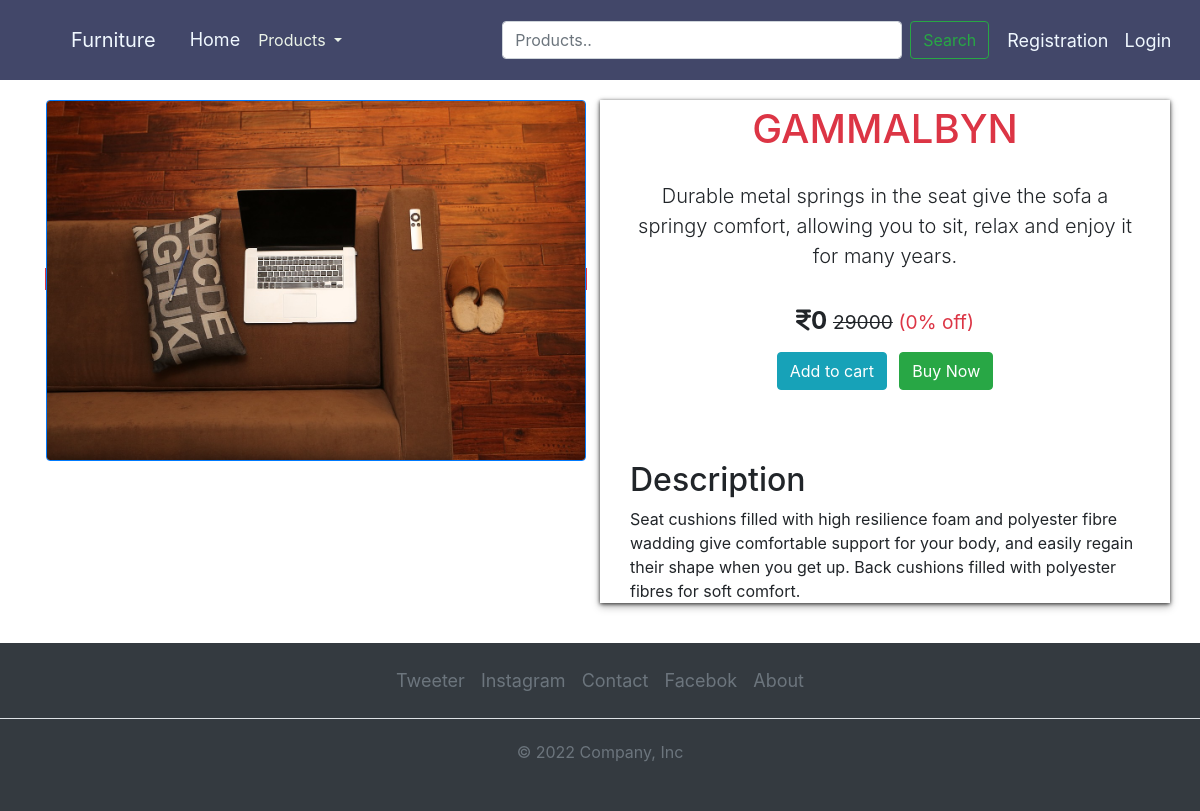
Before: /product_details/22/ with the older database file.
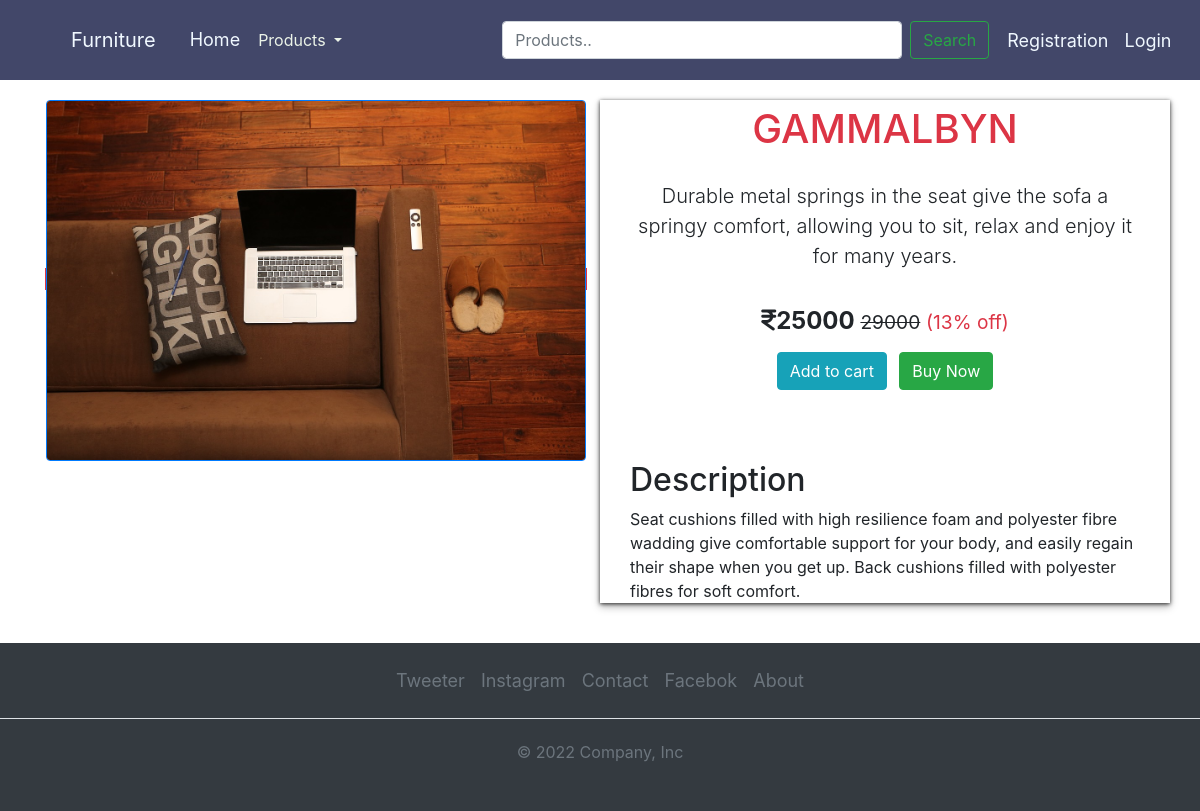
After: the same page with the newer database file.
### core/models.py (models this page shows, shortened)
class Products(models.Model):
    CATAGORY_CHOICES = [
        ('SOFA','Sofa'),
        ('BED','Bed'),
        ('CHAIR','Chair'),
    ]
    name = models.CharField(max_length=100)
    category = models.CharField(max_length=20,choices=CATAGORY_CHOICES)
    small_description = models.TextField()
    description = models.TextField()
    selling_price = models.IntegerField()
    discounted_price = models.IntegerField(default=0)
    percentage = models.IntegerField(default=0)
    price_and_quantity_total = models.IntegerField(default=0)
    product_image = models.ImageField(upload_to = 'product_images',default='none')   # As we are using image field we have to intall 'pillow'. And we have to Define MEDIA_URL in settings.py file so that all folder should save in media directory

### core/views.py (the view)
# urls.py: path('product_details/<int:id>/',views.ProductDetail.as_view(),name='productdetails'),
class ProductDetail(View):
    def get(self,request,id):
        pd = Products.objects.get(pk=id)
        if pd.discounted_price !=0:
            percentage = int(((pd.selling_price-pd.discounted_price)/pd.selling_price)*100)
        else:
            percentage = 0
        return render(request,'core/product_details.html',{'pd':pd,'percentage':percentage})

### core/templates/core/product_details.html (shortened to what this page needs)
{% extends "core/base.html" %}
{% block home %}
<div class="container productdetails">
    <div class="row">
        <div class="col-sm-6">
                <span class="border border-danger">
                    <img src="{{pd.product_image.url}}" class="img-fluid rounded border border-primary" alt="Responsive image" >
                </span>
        </div>
        <div class="col-sm-6 description_container">
            <div class="container">
                <h1 class="jumbotron-heading text-center text-danger">{{pd.name}}</h1>
                <p class="lead text-center">{{pd.small_description}}</p>
                    <div class="text-center">
                        <h4 class="font-weight-bold"><i class="fa-solid fa-indian-rupee-sign"></i>{{pd.discounted_price}} <small class="fw-light rupee"><s>{{pd.selling_price}}</s></small> <small class="text-danger">({{percentage}}% off)</small></h4>
                        <a href="{% url "addtocart" pd.id %}" class="btn btn-info my-2 mr-2">Add to cart</a>
                        <a href="{% url "buynow" pd.id %}" class="btn btn-success my-2">Buy Now</a>
                    </div>
                <div class="description">
                <h2 class="jumbotron-heading mt-5">Description</h2>
                    {{pd.description}}
                </div>
            </div>
        </div>
        </div>
    </div>
{% endblock home %}

Changed rows visible on the page:
changed Products "GAMMALBYN": discounted_price "0" → "25000"
Other visible differences:
{{ percentage }}: "0" → "13"
